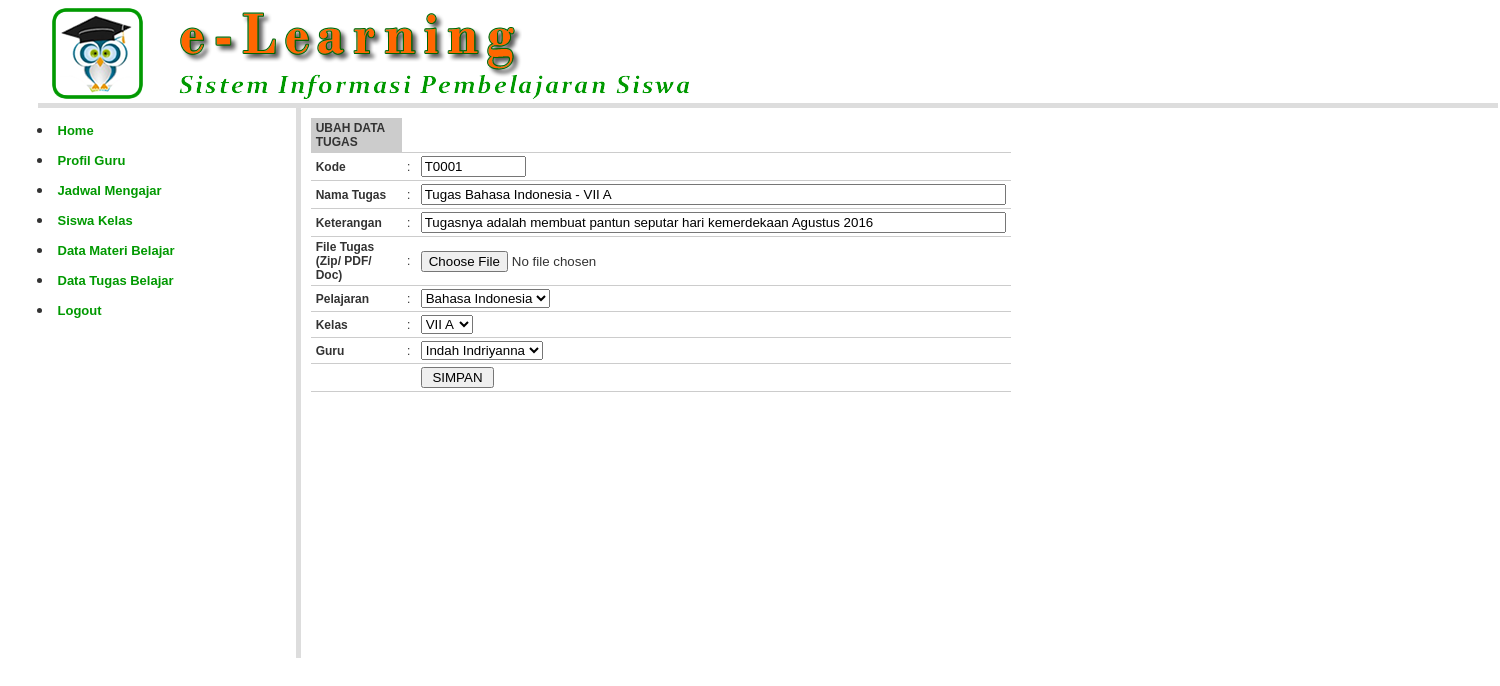
/guru/?open=Tugas-Edit&Kode=T0001 (signed in), run on the app's committed database.
### tables this page shows
CREATE TABLE `tugas_belajar` (
  `kd_tugas` char(5) NOT NULL,
  `nm_tugas` varchar(100) NOT NULL,
  `keterangan` varchar(200) NOT NULL,
  `file_tugas` varchar(100) NOT NULL,
  `kd_pelajaran` char(3) NOT NULL,
  `kd_kelas` char(3) NOT NULL,
  `kd_guru` char(4) NOT NULL
);

### guru/tugas_edit.php (the view, shortened to what this page needs)
<?php
include_once "../library/inc.connection.php";
$kodeGuru= $_SESSION['SES_GURU'];
$Kode	 = $_GET['Kode'];
$mySql	 = "SELECT * FROM tugas_belajar WHERE kd_tugas='$Kode' AND kd_guru='$kodeGuru'";
$myQry	 = mysql_query($mySql, $koneksidb)  or die ("Query salah : ".mysql_error());
$myData	 = mysql_fetch_array($myQry);
$dataKode		= $myData['kd_tugas'];
$dataNama 		= isset($_POST['txtNama']) ? $_POST['txtNama'] : $myData['nm_tugas'];
$dataKeterangan = isset($_POST['txtKeterangan']) ? $_POST['txtKeterangan'] : $myData['keterangan'];
$dataPelajaran 	= isset($_POST['cmbPelajaran']) ? $_POST['cmbPelajaran'] : $myData['kd_pelajaran'];
$dataKelas	 	= isset($_POST['cmbKelas']) ? $_POST['cmbKelas'] : $myData['kd_kelas'];
$dataGuru	 	= isset($_POST['cmbGuru']) ? $_POST['cmbGuru'] : $myData['kd_guru'];
?>
<form action="<?php $_SERVER['PHP_SELF']; ?>" method="post" enctype="multipart/form-data" name="form1" target="_self" id="form1">
  <table class="table-list" width="700" border="0" cellspacing="1" cellpadding="3">
    <tr>
      <td width="209" bgcolor="#CCCCCC"><strong>UBAH  DATA TUGAS </strong></td>
      <td width="6">&nbsp;</td>
      <td width="463">&nbsp;</td>
    </tr>
    <tr>
      <td><strong>Kode</strong></td>
      <td>:</td>
      <td><input name="textfield" type="text" value="<?php echo $dataKode; ?>" size="10" maxlength="4" />
      <input name="txtKode" type="hidden" id="txtKode" value="<?php echo $dataKode; ?>" /></td>
    </tr>
    <tr>
      <td><strong>Nama Tugas </strong></td>
      <td>:</td>
      <td><input name="txtNama" type="text" id="txtNama" value="<?php echo $dataNama; ?>" size="70" maxlength="100" /></td>
    </tr>
    <tr>
      <td><strong>Keterangan</strong></td>
      <td>:</td>
      <td><input name="txtKeterangan" type="text" id="txtKeterangan" value="<?php echo $dataKeterangan; ?>" size="70" maxlength="200" /></td>
    </tr>
    <tr>
      <td><strong>File Tugas (Zip/ PDF/ Doc) </strong></td>
      <td>:</td>
      <td><input name="txtNamaFile" type="file" id="txtNamaFile" size="40" maxlength="200" />
      <input name="txtFileLama" type="hidden" id="txtFileLama" value="<?php echo $myData['file_tugas']; ?>" /></td>
    </tr>
    <tr>
      <td><strong>Pelajaran</strong></td>
      <td>:</td>
<td><select name="cmbPelajaran">
<?php
$bacaSql = "SELECT * FROM pelajaran ORDER BY kd_pelajaran";
$bacaQry = mysql_query($bacaSql, $koneksidb) or die ("Gagal Query".mysql_error());
while ($bacaData = mysql_fetch_array($bacaQry)) {
	if ($bacaData['kd_pelajaran'] == $dataPelajaran) {
		$cek = " selected";
	} else { $cek=""; }
	echo "<option value='$bacaData[kd_pelajaran]' $cek> $bacaData[nm_pelajaran] </option>";
}
?>
</select>	</td>
    </tr>
    <tr>
      <td><strong>Kelas</strong></td>
      <td>:</td>
      <td>
<select name="cmbKelas">
  <?php
$bacaSql = "SELECT * FROM kelas ORDER BY kd_kelas";
$bacaQry = mysql_query($bacaSql, $koneksidb) or die ("Gagal Query".mysql_error());
while ($bacaData = mysql_fetch_array($bacaQry)) {
if ($bacaData['kd_kelas'] == $dataKelas) {
	$cek = " selected";
} else { $cek=""; }
echo "<option value='$bacaData[kd_kelas]' $cek> $bacaData[nm_kelas] </option>";
}
?>
</select>
      </td>
    </tr>
    <tr>
      <td><strong>Guru</strong></td>
      <td>:</td>
      <td><select name="cmbGuru" id="cmbGuru">
	<?php
	$bacaSql = "SELECT * FROM guru ORDER BY kd_guru";
	$bacaQry = mysql_query($bacaSql, $koneksidb) or die ("Gagal Query".mysql_error());
	while ($bacaData = mysql_fetch_array($bacaQry)) {
	if ($bacaData['kd_guru'] == $dataGuru) {
		$cek = " selected";
	} else { $cek=""; }
	echo "<option value='$bacaData[kd_guru]' $cek> $bacaData[nm_guru] </option>";
	}
	?>
      </select></td>
    </tr>
    <tr>
      <td>&nbsp;</td>
      <td>&nbsp;</td>
      <td><input type="submit" name="btnSimpan" value=" SIMPAN " style="cursor:pointer;" /></td>
    </tr>
  </table>
</form>

### styles/style.css (style rules this page uses)
body { margin:0px auto 0px; padding:3px; font-family:"Arial"; font-size:12px; color:#333; width:95%; background-position:top; background-color:#fff; }
.table-main td { color: #333; border-collapse: collapse; vertical-align: center; padding: 0px; border:none; }
.table-list { clear: both; text-align: left; border-collapse: collapse; margin: 0px 0px 10px 0px; background:#fff; }
.table-list td { color: #333; font-size:12px; border-color: #fff; border-collapse: collapse; vertical-align: center; padding: 3px 5px; border-bottom:1px #CCCCCC solid; }

### data on the page
tugas_belajar: textfield "T0001", txtNama "Tugas Bahasa Indonesia - VII A", txtKeterangan "Tugasnya adalah membuat pantun seputar hari kemerdekaan Agustus 2016"

### other printed values
form field cmbPelajaran "Bahasa Indonesia"
form field cmbKelas "VII A"
form field cmbGuru "Indah Indriyanna"
